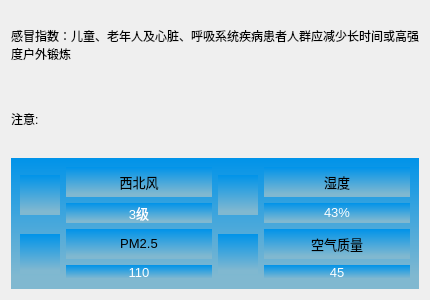
   <widget class="QWidget" name="widget_2" native="true">
    <property name="geometry">
     <rect>
      <x>10</x>
      <y>190</y>
      <width>430</width>
      <height>300</height>
     </rect>
    </property>
    <property name="minimumSize">
     <size>
      <width>430</width>
      <height>300</height>
     </size>
    </property>
    <property name="maximumSize">
     <size>
      <width>430</width>
      <height>300</height>
     </size>
    </property>
    <layout class="QVBoxLayout" name="verticalLayout_2">
     <item>
      <widget class="QLabel" name="lbGaoMao">
       <property name="text">
        <string>感冒指数：儿童、老年人及心脏、呼吸系统疾病患者人群应减少长时间或高强度户外锻炼</string>
       </property>
       <property name="wordWrap">
        <bool>true</bool>
       </property>
      </widget>
     </item>
     <item>
      <widget class="QLabel" name="lanotice">
       <property name="text">
        <string>注意:</string>
       </property>
      </widget>
     </item>
     <item>
      <widget class="QWidget" name="weather_g" native="true">
       <property name="styleSheet">
        <string notr="true">background-color:qlineargradient(x1:0, y1:0 , x2:0 ,y2:1 stop:0 #0093E9 ,stop:0.9 #80b8d0);
</string>
       </property>
       <layout class="QGridLayout" name="gridLayout_3">
        <item row="0" column="0">
         <layout class="QHBoxLayout" name="horizontalLayout_2">
          <item>
           <widget class="QLabel" name="lbWindicon">
            <property name="minimumSize">
             <size>
              <width>40</width>
              <height>40</height>
             </size>
            </property>
            <property name="maximumSize">
             <size>
              <width>40</width>
              <height>40</height>
             </size>
            </property>
            <property name="font">
             <font>
              <pointsize>10</pointsize>
             </font>
            </property>
            <property name="text">
             <string/>
            </property>
            <property name="pixmap">
             <pixmap resource="res.qrc">:/icon/res/wind.png</pixmap>
            </property>
            <property name="scaledContents">
             <bool>true</bool>
            </property>
           </widget>
          </item>
          <item>
           <layout class="QVBoxLayout" name="verticalLayout">
            <item>
             <widget class="QLabel" name="lbWind_fx">
              <property name="minimumSize">
               <size>
                <width>100</width>
                <height>30</height>
               </size>
              </property>
              <property name="font">
               <font>
                <pointsize>10</pointsize>
               </font>
              </property>
              <property name="styleSheet">
               <string notr="true"/>
              </property>
              <property name="text">
               <string>&lt;html&gt;&lt;head/&gt;&lt;body&gt;&lt;p&gt;&lt;span style=&quot; color:#000000;&quot;&gt;西北风&lt;/span&gt;&lt;/p&gt;&lt;/body&gt;&lt;/html&gt;</string>
              </property>
              <property name="alignment">
               <set>Qt::AlignCenter</set>
              </property>
             </widget>
            </item>
            <item>
             <widget class="QLabel" name="lbWind_fl">
              <property name="font">
               <font>
                <pointsize>10</pointsize>
               </font>
              </property>
              <property name="styleSheet">
               <string notr="true"/>
              </property>
              <property name="text">
               <string>&lt;html&gt;&lt;head/&gt;&lt;body&gt;&lt;p&gt;&lt;span style=&quot; color:#ffffff;&quot;&gt;3级&lt;/span&gt;&lt;/p&gt;&lt;/body&gt;&lt;/html&gt;</string>
              </property>
              <property name="alignment">
               <set>Qt::AlignCenter</set>
              </property>
             </widget>
            </item>
           </layout>
          </item>
         </layout>
        </item>
        <item row="0" column="1">
         <layout class="QHBoxLayout" name="horizontalLayout_3">
          <item>
           <widget class="QLabel" name="lbShiduicon">
            <property name="minimumSize">
             <size>
              <width>40</width>
              <height>40</height>
             </size>
            </property>
            <property name="maximumSize">
             <size>
              <width>40</width>
              <height>40</height>
             </size>
            </property>
            <property name="font">
             <font>
              <pointsize>10</pointsize>
             </font>
            </property>
            <property name="text">
             <string/>
            </property>
            <property name="pixmap">
             <pixmap resource="res.qrc">:/icon/res/humidity.png</pixmap>
            </property>
            <property name="scaledContents">
             <bool>true</bool>
            </property>
           </widget>
          </item>
          <item>
           <layout class="QVBoxLayout" name="verticalLayout_3">
            <item>
             <widget class="QLabel" name="lbshidu_t">
              <property name="minimumSize">
               <size>
                <width>100</width>
                <height>30</height>
               </size>
              </property>
              <property name="font">
               <font>
                <pointsize>10</pointsize>
               </font>
              </property>
              <property name="styleSheet">
               <string notr="true"/>
              </property>
              <property name="text">
               <string>&lt;html&gt;&lt;head/&gt;&lt;body&gt;&lt;p&gt;&lt;span style=&quot; color:#000000;&quot;&gt;湿度&lt;/span&gt;&lt;/p&gt;&lt;/body&gt;&lt;/html&gt;</string>
              </property>
              <property name="alignment">
               <set>Qt::AlignCenter</set>
              </property>
             </widget>
            </item>
            <item>
             <widget class="QLabel" name="lbShidu_num">
              <property name="font">
               <font>
                <pointsize>10</pointsize>
               </font>
              </property>
              <property name="styleSheet">
               <string notr="true"/>
              </property>
              <property name="text">
               <string>&lt;html&gt;&lt;head/&gt;&lt;body&gt;&lt;p&gt;&lt;span style=&quot; color:#ffffff;&quot;&gt;43%&lt;/span&gt;&lt;/p&gt;&lt;/body&gt;&lt;/html&gt;</string>
              </property>
              <property name="alignment">
               <set>Qt::AlignCenter</set>
              </property>
             </widget>
            </item>
           </layout>
          </item>
         </layout>
        </item>
        <item row="1" column="0">
         <layout class="QHBoxLayout" name="horizontalLayout_4">
          <item>
           <widget class="QLabel" name="lbpm25icon">
            <property name="minimumSize">
             <size>
              <width>40</width>
              <height>40</height>
             </size>
            </property>
            <property name="maximumSize">
             <size>
              <width>40</width>
              <height>40</height>
             </size>
            </property>
            <property name="font">
             <font>
              <pointsize>10</pointsize>
             </font>
            </property>
            <property name="text">
             <string/>
            </property>
            <property name="pixmap">
             <pixmap resource="res.qrc">:/icon/res/pm25.png</pixmap>
            </property>
            <property name="scaledContents">
             <bool>true</bool>
            </property>
           </widget>
          </item>
          <item>
           <layout class="QVBoxLayout" name="verticalLayout_4">
            <item>
             <widget class="QLabel" name="lbPM25_t">
              <property name="minimumSize">
               <size>
                <width>100</width>
                <height>30</height>
               </size>
              </property>
              <property name="font">
               <font>
                <pointsize>10</pointsize>
               </font>
              </property>
              <property name="styleSheet">
               <string notr="true"/>
              </property>
              <property name="text">
               <string>&lt;html&gt;&lt;head/&gt;&lt;body&gt;&lt;p&gt;&lt;span style=&quot; color:#000000;&quot;&gt;PM2.5&lt;/span&gt;&lt;/p&gt;&lt;/body&gt;&lt;/html&gt;</string>
              </property>
              <property name="alignment">
               <set>Qt::AlignCenter</set>
              </property>
             </widget>
            </item>
            <item>
             <widget class="QLabel" name="lbPM25_num">
              <property name="font">
               <font>
                <pointsize>10</pointsize>
               </font>
              </property>
              <property name="styleSheet">
               <string notr="true"/>
              </property>
              <property name="text">
               <string>&lt;html&gt;&lt;head/&gt;&lt;body&gt;&lt;p&gt;&lt;span style=&quot; color:#ffffff;&quot;&gt;110&lt;/span&gt;&lt;/p&gt;&lt;/body&gt;&lt;/html&gt;</string>
              </property>
              <property name="alignment">
               <set>Qt::AlignCenter</set>
              </property>
             </widget>
            </item>
           </layout>
          </item>
         </layout>
        </item>
        <item row="1" column="1">
         <layout class="QHBoxLayout" name="horizontalLayout_5">
          <item>
           <widget class="QLabel" name="lbAqiicon">
            <property name="minimumSize">
             <size>
              <width>40</width>
              <height>40</height>
             </size>
            </property>
            <property name="maximumSize">
             <size>
              <width>40</width>
              <height>40</height>
             </size>
            </property>
            <property name="font">
             <font>
              <pointsize>10</pointsize>
             </font>
            </property>
            <property name="text">
             <string/>
            </property>
            <property name="pixmap">
             <pixmap resource="res.qrc">:/icon/res/aqi.png</pixmap>
            </property>
            <property name="scaledContents">
             <bool>true</bool>
            </property>
           </widget>
          </item>
          <item>
           <layout class="QVBoxLayout" name="verticalLayout_5">
            <item>
             <widget class="QLabel" name="lbAQI_t">
              <property name="minimumSize">
               <size>
                <width>100</width>
                <height>30</height>
               </size>
              </property>
              <property name="font">
               <font>
                <pointsize>10</pointsize>
               </font>
              </property>
              <property name="styleSheet">
               <string notr="true"/>
              </property>
              <property name="text">
               <string>&lt;html&gt;&lt;head/&gt;&lt;body&gt;&lt;p&gt;&lt;span style=&quot; color:#000000;&quot;&gt;空气质量&lt;/span&gt;&lt;/p&gt;&lt;/body&gt;&lt;/html&gt;</string>
              </property>
              <property name="alignment">
               <set>Qt::AlignCenter</set>
              </property>
             </widget>
            </item>
            <item>
             <widget class="QLabel" name="lbAQI_num">
              <property name="font">
               <font>
                <pointsize>10</pointsize>
               </font>
              </property>
              <property name="styleSheet">
               <string notr="true"/>
              </property>
              <property name="text">
               <string>&lt;html&gt;&lt;head/&gt;&lt;body&gt;&lt;p&gt;&lt;span style=&quot; color:#ffffff;&quot;&gt;45&lt;/span&gt;&lt;/p&gt;&lt;/body&gt;&lt;/html&gt;</string>
              </property>
              <property name="alignment">
               <set>Qt::AlignCenter</set>
              </property>
             </widget>
            </item>
           </layout>
          </item>
         </layout>
        </item>
       </layout>
      </widget>
     </item>
    </layout>
   </widget>
